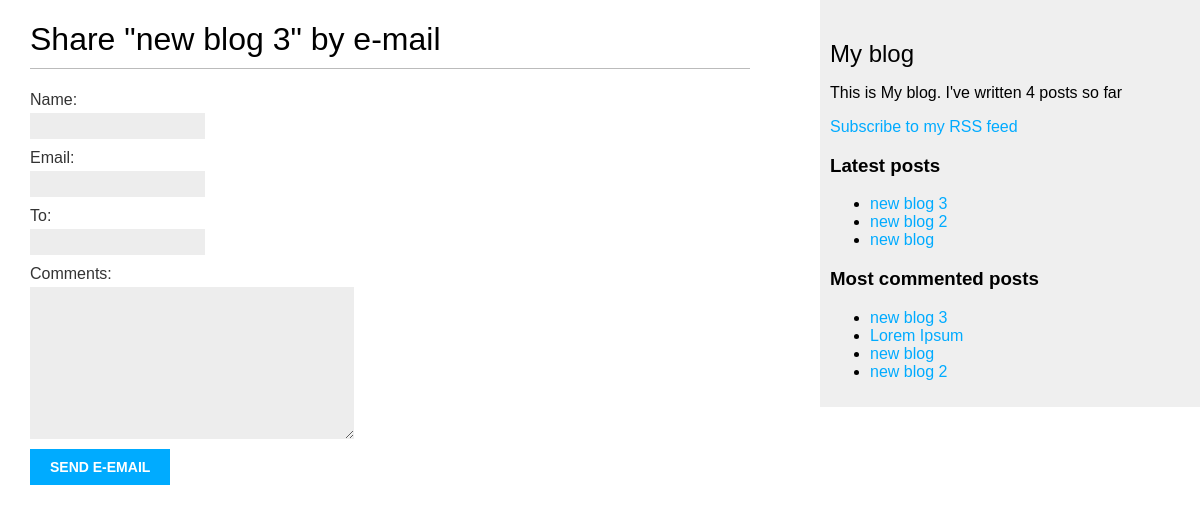
/blog/4/share/, run on the app's committed database.
### blog/models.py (models this page shows, shortened)
class Post(models.Model):
    class Status(models.TextChoices):
        DRAFT = 'DF', 'Draft'
        PUBLISHED = 'PB', 'Published'
    title = models.CharField(max_length=250)
    slug = models.SlugField(max_length=250, unique_for_date='publish')
    author = models.ForeignKey(User, on_delete=models.CASCADE, related_name="blog_posts")
    body = models.TextField()
    publish = models.DateTimeField(default=timezone.now)
    created = models.DateTimeField(auto_now_add=True)
    updated = models.DateTimeField(auto_now=True)
    status = models.CharField(max_length=2, choices=Status.choices, default=Status.DRAFT)
    objects = models.Manager()
    published = PublishedManager()
    tags = TaggableManager()
    class Meta:
        ordering = ['-publish']
        indexes = [
            models.Index(fields=['-publish']),
        ]
    def get_absolute_url(self):
        return reverse('blog:post_detail', args=[self.publish.year,
                                                self.publish.month,
                                                self.publish.day,
                                                self.slug])

### blog/views.py (the view)
# urls.py: path('<int:post_id>/share/', views.post_share, name="post_share"),
def post_share(request, post_id):
    post = get_object_or_404(Post, id=post_id, status=Post.Status.PUBLISHED)
    sent = False
    if request.method == 'POST':
        form = EmailPostForm(request.POST)
        if form.is_valid():
            cd = form.cleaned_data
            post_url = request.build_absolute_uri(
                post.get_absolute_url())
            subject = f"{cd['name']} recommends you read {post.title}"
            message = f"""Read {post.title} at {post_url}\n\n
                        {cd['name']}\'s comments: {cd['comments']}"""
            send_mail(subject, message, 'readitbyaryan@gmail.com', [cd['to']])
            sent=True
    else:
        form = EmailPostForm()
    return render(request, 'blog/post/share.html', {'post': post,
                                                        'form': form,
                                                        'sent': sent})

### blog/forms.py
class EmailPostForm(forms.Form):
    name = forms.CharField(max_length=25)
    email = forms.EmailField()
    to = forms.EmailField()
    comments = forms.CharField(required=False, widget=forms.Textarea)

### blog/models.py (called while the page is built)
    def get_queryset(self):
        return super().get_queryset()\
                        .filter(status=Post.Status.PUBLISHED)

### blog/templatetags/blog_tags.py (called while the page is built)
@register.simple_tag
def total_posts():
    return Post.published.count()

@register.inclusion_tag('blog/post/latest_posts.html')
def show_latest_posts(count=5):
    latest_posts = Post.published.order_by('-publish')[:count]
    return {'latest_posts': latest_posts}

@register.simple_tag
def get_most_commented_posts(count=5):
    return Post.published.annotate(
        total_comments=Count('comments')
    ).order_by('-total_comments')[:count]

### blog/templates/blog/post/share.html (shortened to what this page needs)
{% extends "blog/base.html" %}
{% block content %}
{% if sent %}
<h1>E-mail successfully sent</h1>
<p>
    "{{post.title}}" was successfully sent to {{ form.cleaned_data.to }}.
</p>
{% else %}
<h1>Share "{{ post.title }}" by e-mail</h1>
<form method="POST">
    {% for field in form %}
    <div>
        {{ field.label_tag }} {{ field }}
    </div>
    {% endfor %}
    <input type="submit" value="Send e-email">
</form>
{% endif %}
{% endblock %}

### blog/templates/blog/base.html (shortened to what this page needs)
{% load blog_tags %}
{% load static %}
<!DOCTYPE html>
<html lang="en">
<head>
    <link rel="stylesheet" href="{% static 'css/blog.css' %}">
</head>
<body>
    <div id="content">
        {% block content %}
        {% endblock %}
    </div>
    <div id="sidebar">
        <h2>My blog</h2>
        <p>This is My blog. I've written {% total_posts %} posts so far</p>
        <p>
            <a href="{% url 'blog:post_feed' %}">Subscribe to my RSS feed</a>
        </p>
        <h3>Latest posts</h3>
        {% show_latest_posts 3 %}
        <h3>Most commented posts</h3>
        {% get_most_commented_posts as most_commented_posts %}
        <ul>
            {% for post in most_commented_posts %}
            <li><a href="{{ post.get_absolute_url }}">{{ post.title }}</a></li>
            {% endfor %}
        </ul>
    </div>
</body>
</html>

### blog/templates/blog/post/latest_posts.html
<ul>
    {% for post in latest_posts %}
    <li>
        <a href="{{ post.get_absolute_url }}">{{ post.title }}</a>
    </li>
    {% endfor %}
</ul>

### blog/static/css/blog.css (style rules this page uses)
body { margin:0; padding:0; font-family:helvetica, sans-serif; }
a { color:#00abff; text-decoration:none; }
h1 { font-weight:normal; border-bottom:1px solid #bbb; padding:0 0 10px 0; }
h2 { font-weight:normal; margin:30px 0 0; }
#content { float:left; width:60%; padding:0 0 0 30px; }
#sidebar { float:right; width:30%; padding:10px; background:#efefef; height:100%; }
label { float:left; clear:both; color:#333; margin-bottom:4px; }
input, textarea { clear:both; float:left; margin:0 0 10px; background:#ededed; border:0; padding:6px 10px; font-size:12px; }
input[type=submit] { font-weight:bold; background:#00abff; color:#fff; padding:10px 20px; font-size:14px; text-transform:uppercase; }

### data on the page
Post: title "new blog 3"
Post: title "new blog 2"
Post: title "new blog"
Post: title "Lorem Ipsum"

### other printed values
{{ field.label_tag }} "Name:" "Email:" "To:" "Comments:"
